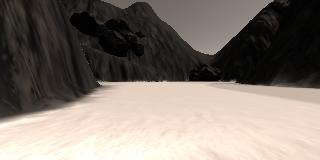
#> input picture SearchandReturn/sample.jpg, 320 x 160 px
$ python Thresholding.py
#> lines starting #> are read from the running program, lines starting #| are printed output that depends on the picture; after the words box and inside, x2 and y2 are one past the last pixel; in counts of white or black regions, pixels touching at a corner belong together
import numpy as np
import matplotlib.pyplot as plt
import matplotlib.image as mpimg
import cv2


# Define a function to perform a color threshold
def color_thresh(self, lower_thresh=np.array([0, 0, 0]), upper_thresh=np.array([0, 0, 0])):

    # Create a mask for the image
    mask = cv2.inRange(self, lower_thresh, upper_thresh)

    return mask


if __name__ == '__main__':

    # Load the image
    img = mpimg.imread('sample.jpg')
#> img is the input picture: shape (160, 320, 3); mean R, G, B 128.4, 119, 110.8

    # Print the shape of the image
    print(img.shape)
#| (160, 320, 3)

    # Obtain a deep copy of the image
    r_img_copy = img.copy()
    g_img_copy = img.copy()
    b_img_copy = img.copy()

    # Split the image into RGB but still showing it in RGB, hence, have to make the other channel 0
    r_img_copy[:, :, [1, 2]] = 0
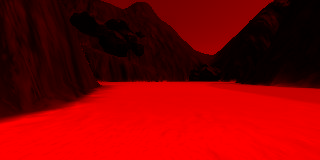
#> r_img_copy: shape (160, 320, 3); mean R, G, B 128.4, 0, 0
    g_img_copy[:, :, [0, 2]] = 0
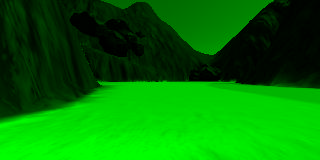
#> g_img_copy: shape (160, 320, 3); mean R, G, B 0, 119, 0
    b_img_copy[:, :, [0, 1]] = 0
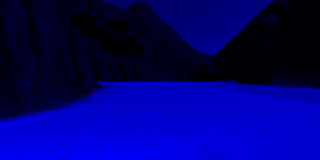
#> b_img_copy: shape (160, 320, 3); mean R, G, B 0, 0, 110.8

    # Display the image
    plt.imshow(np.hstack([r_img_copy, g_img_copy, b_img_copy]))
    plt.show()
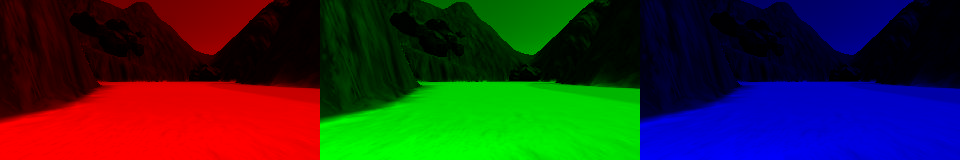
#> shown: shape (160, 960, 3); mean R, G, B 42.8, 39.7, 36.9

    # Obtain a deep copy of the image
    img_copy = img.copy()

    # Input the value to perform thresholding
    lower = np.array([170, 170, 150])
    upper = np.array([255, 255, 255])

    mask = color_thresh(img_copy, lower, upper)
#> in color_thresh, `mask = cv2.inRange(self, lower_thresh, upper_thresh)`:
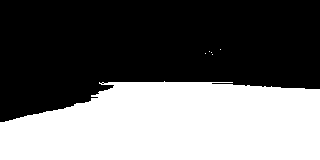
#> mask: shape (160, 320); 42.2% white; 6 white regions (5 under 20 px), largest, box (x1, y1, x2, y2) and area: (0, 81, 320, 160) 21599

    # Use the mask to create the binary image
    img_copy[mask == 0] = [0, 0, 0]
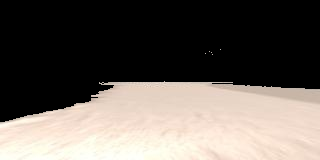
#> img_copy: shape (160, 320, 3); mean R, G, B 101.6, 94.6, 88.3
    img_copy[mask != 0] = [255, 255, 255]

    # Display the image
    plt.imshow(img_copy)
    plt.show()

$ run again, with SearchandReturn/example_grid1.jpg copied over SearchandReturn/sample.jpg
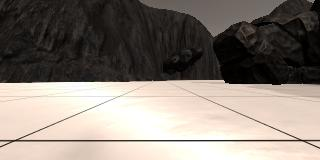
#> input picture SearchandReturn/example_grid1.jpg, 320 x 160 px
#> img is the input picture: shape (160, 320, 3); mean R, G, B 135.1, 126.3, 118.3
#| (160, 320, 3)
#> in color_thresh, `mask = cv2.inRange(self, lower_thresh, upper_thresh)`:
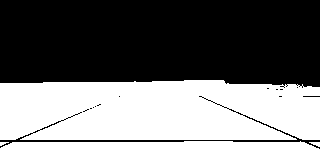
#> mask: shape (160, 320); 46.6% white; 4 white regions, box (x1, y1, x2, y2) and area: (0, 80, 320, 140) 18107, (0, 141, 320, 160) 5713, (309, 142, 320, 147) 33, (0, 142, 9, 146) 21
#> `img_copy[mask == 0] = [0, 0, 0]`:
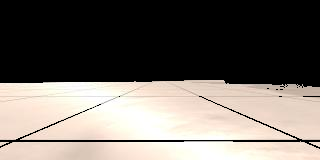
#> img_copy: shape (160, 320, 3); mean R, G, B 113.4, 106.8, 100.5
